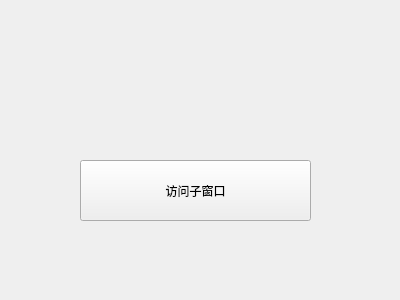
<?xml version="1.0" encoding="UTF-8"?>
<ui version="4.0">
 <class>MainWindow</class>
 <widget class="QWidget" name="MainWindow">
  <property name="geometry">
   <rect>
    <x>0</x>
    <y>0</y>
    <width>400</width>
    <height>300</height>
   </rect>
  </property>
  <property name="windowTitle">
   <string>主窗口</string>
  </property>
  <widget class="QPushButton" name="pushButton">
   <property name="geometry">
    <rect>
     <x>80</x>
     <y>160</y>
     <width>231</width>
     <height>61</height>
    </rect>
   </property>
   <property name="text">
    <string>访问子窗口</string>
   </property>
  </widget>
 </widget>
 <resources/>
 <connections/>
</ui>
